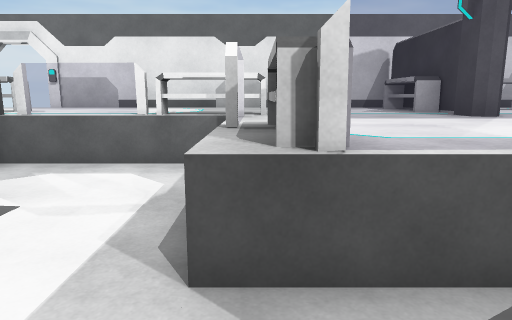
[1] (above)

19 first-person views from a walk through a scene from a Unity 3-D project. The camera is 1.4 m above the floor, tilts 10° down and sees 70° across. The floor is counted in squares, 1 m on a side. Each view is taken from the middle of a square. On the plan, view 1 faces up. The plan holds only what a view shows up to about 16 squares ahead; the rest is blank.

[2]
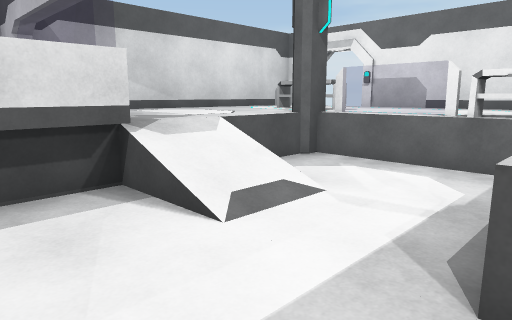

[3]
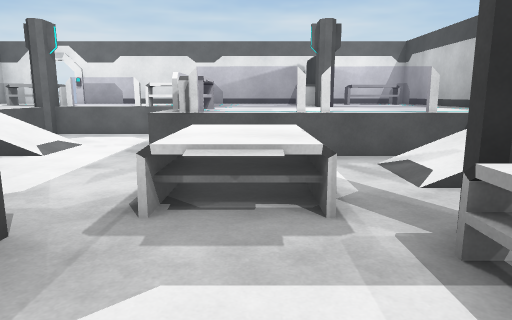

[4]
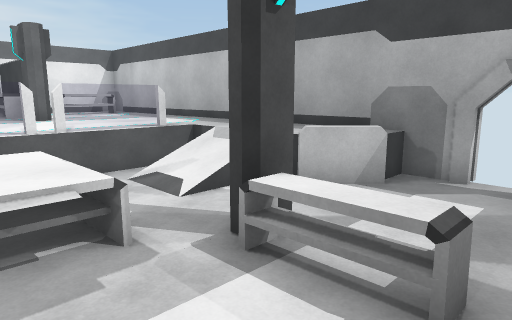

[5]
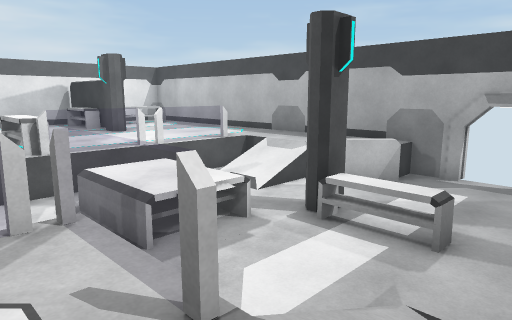

[6]
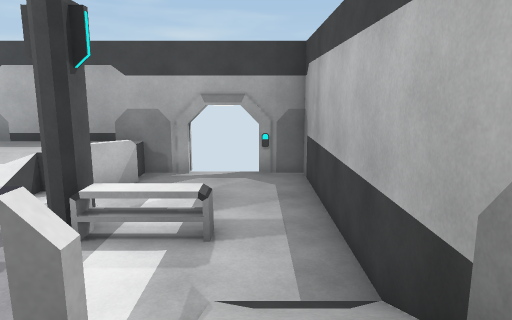

[7]
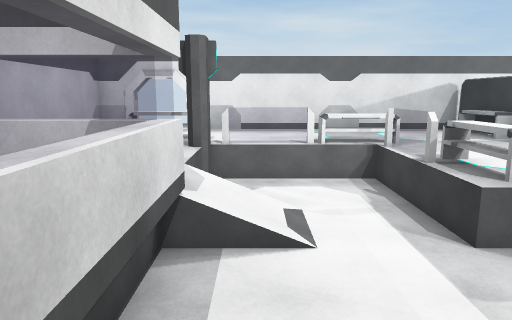

[8]
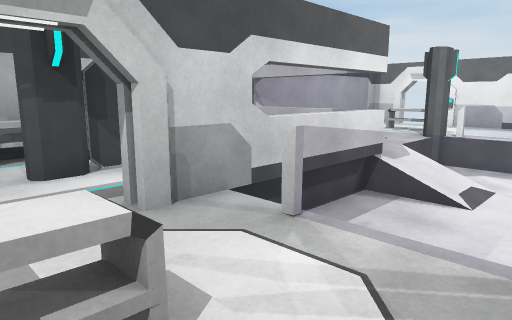

[9]
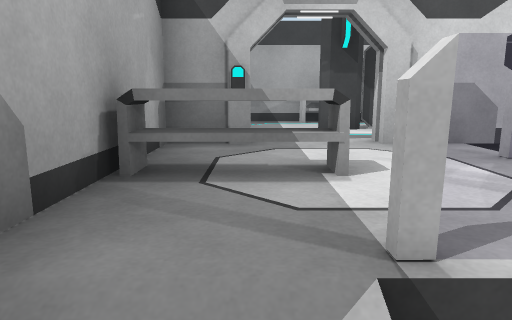

[10]
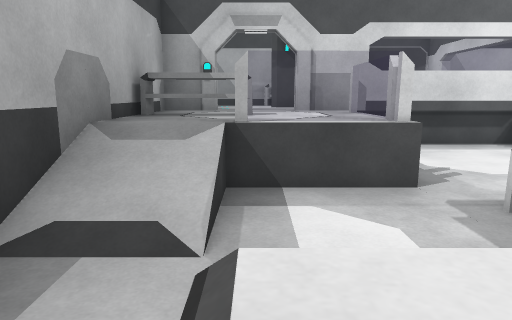

[11]
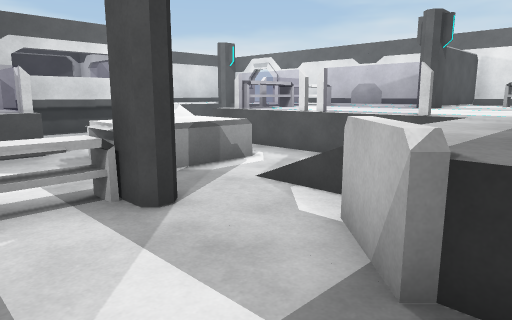

[12]
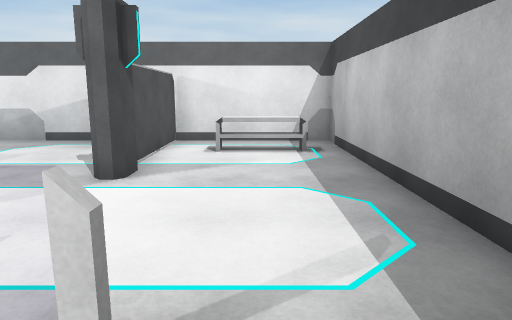

[13]
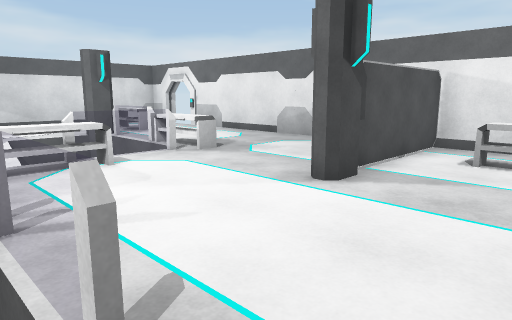

[14]
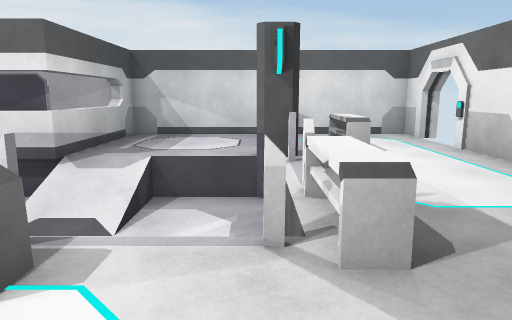

[15]
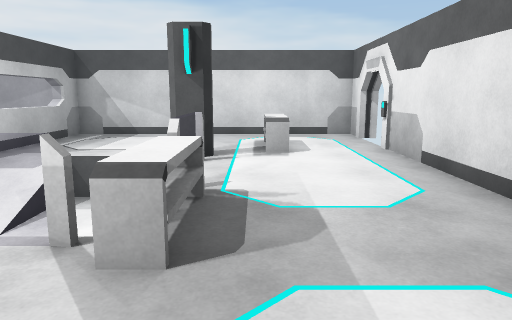

[16]
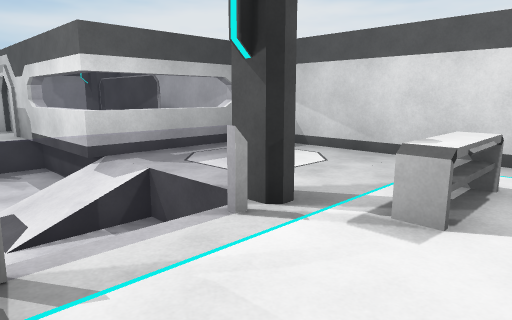

[17]
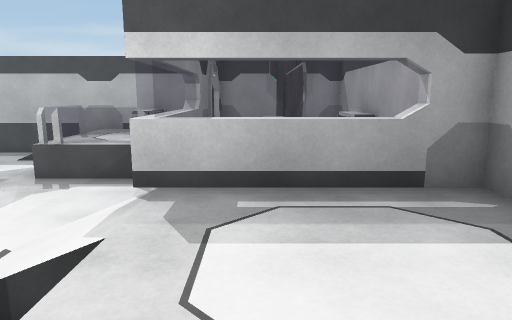

[18]
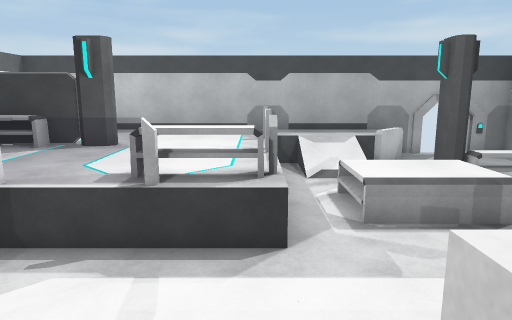

[19]
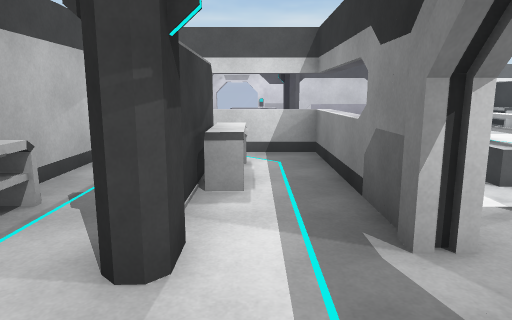

### Floor plan
Key: @ floor where view 1 was taken; # wall or solid block; x gap in a wall; . main floor; - floor 1 m lower than the main floor; / step, stairs or slope; = window, fence, low wall or low ledge; T table; C column.
Columns run from 11 left of view 1 to 10 right of it. Each row starts with its distance up from view 1.
 13 ##x #################
 12 #..............#....#
 11 #..............T.TTT#
 10 #..TTT.........T.TTT#
  9 #..TTT.........T....#
  8 #....C#==TTT...##...#
  7 #....C-----=...C#...#
  6 #.....-----=........#
  5 #.....-----=T.......#
  4 #.....//---TT.......#
  3 #.....//---T==#===..#
  2 ##====#-----------=.#
  1 #  x..=-----TTT-//..#
  0 #. #T.=----@TTT-//..#
 -1 #. #T.=-----TTT---=.#
 -2 #T.#..#-----TTT#--#/#
 -3 #T.#..#.===----#C--##
 -4 #T.C......=----T----##
 -5 #T......T.=----T-----
 -6 #.....#.T..//-------##
 -7 #   . #.T..//-------#
 -8 #####################

Where each view was taken, in squares from view 1:
view 1: 0 up, 0 right, facing up
view 2: 0 up, 0 right, facing up-left
view 3: 6 down, 2 right, facing up
view 4: 6 down, 1 right, facing up-right
view 5: 7 down, 2 left, facing up-right
view 6: 6 down, 2 left, facing right
view 7: 3 down, 4 left, facing up
view 8: 6 down, 1 left, facing up-left
view 9: 6 down, 1 right, facing left
view 10: 5 down, 5 right, facing left
view 11: 5 down, 9 right, facing up-left
view 12: 1 up, 7 right, facing up
view 13: 2 up, 8 right, facing up-left
view 14: 7 up, 3 right, facing left
view 15: 9 up, 3 right, facing left
view 16: 11 up, 2 left, facing down-left
view 17: 8 up, 7 left, facing down
view 18: 3 up, 6 left, facing right
view 19: 7 down, 7 left, facing up
